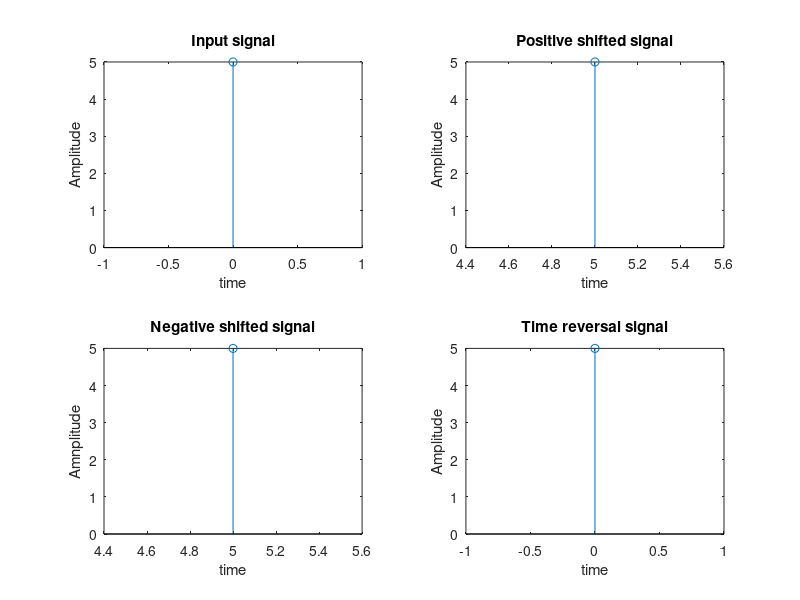

Source code (MATLAB):
clc;
clear all;
close all;
%Operations on the independent variable
%Time shifting of the independent variable
x=input('Enter the input sequence:');
n0=input('Enter the +ve shift:');
n1=input('Enter the -ve shift:');
l=length(x);
subplot(2,2,1);
stem(0:l-1,x);
xlabel('time');
ylabel('Amplitude');
title('Input signal');
i=n0:l+n0-1;
j=n1:l+n1-1;
subplot(2,2,2);
stem(i,x);
xlabel('time');
ylabel('Amplitude');
title('Positive shifted signal');
subplot(2,2,3);
stem(j,x);
xlabel('time');
ylabel('Amnplitude');
title('Negative shifted signal');
%Time reversal
subplot(2,2,4);
stem(-1*(0:l-1),x);
xlabel('time');
ylabel('Amplitude');
title('Time reversal signal');